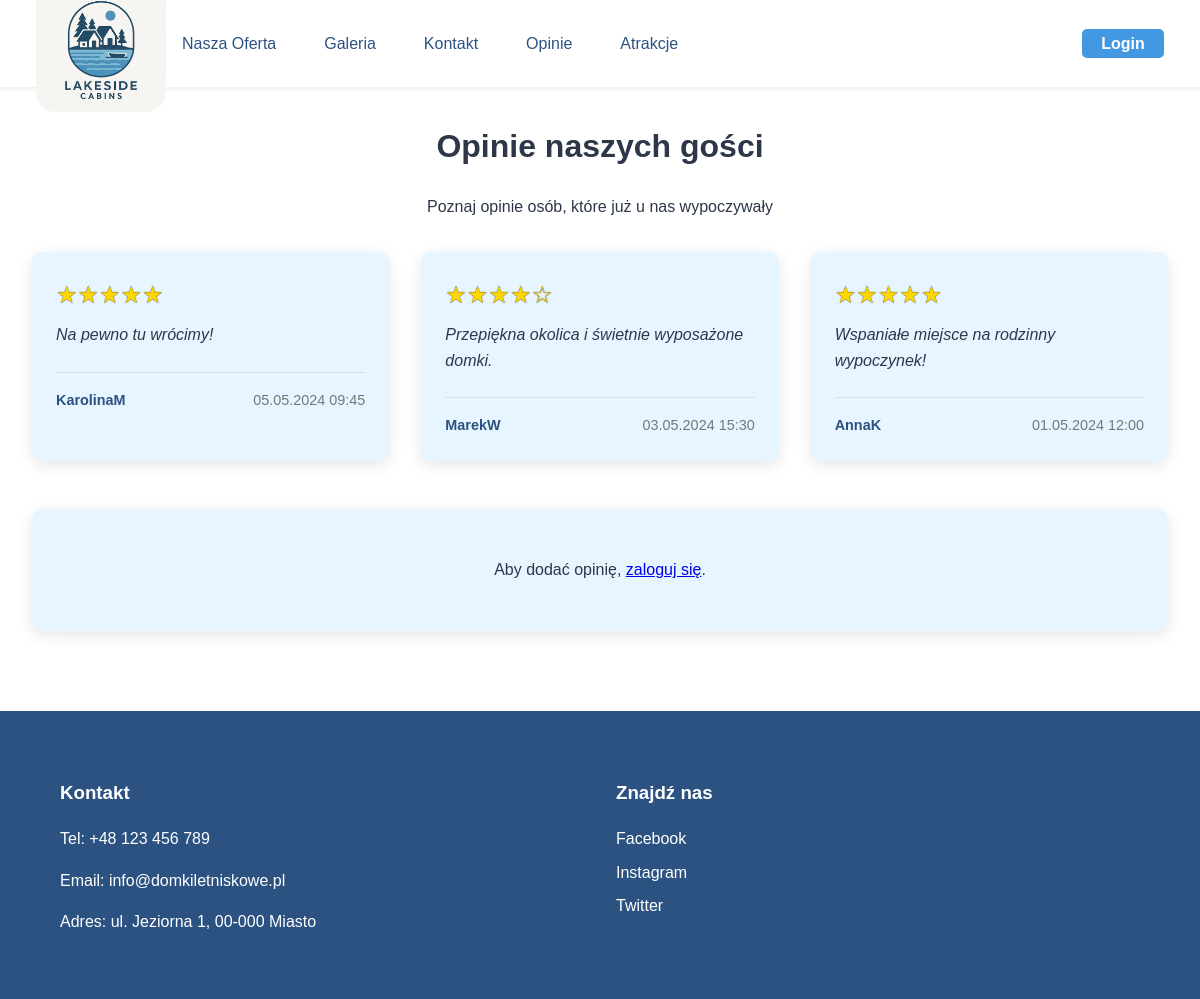
/opinie.php, run on an earlier commit of the app's database.
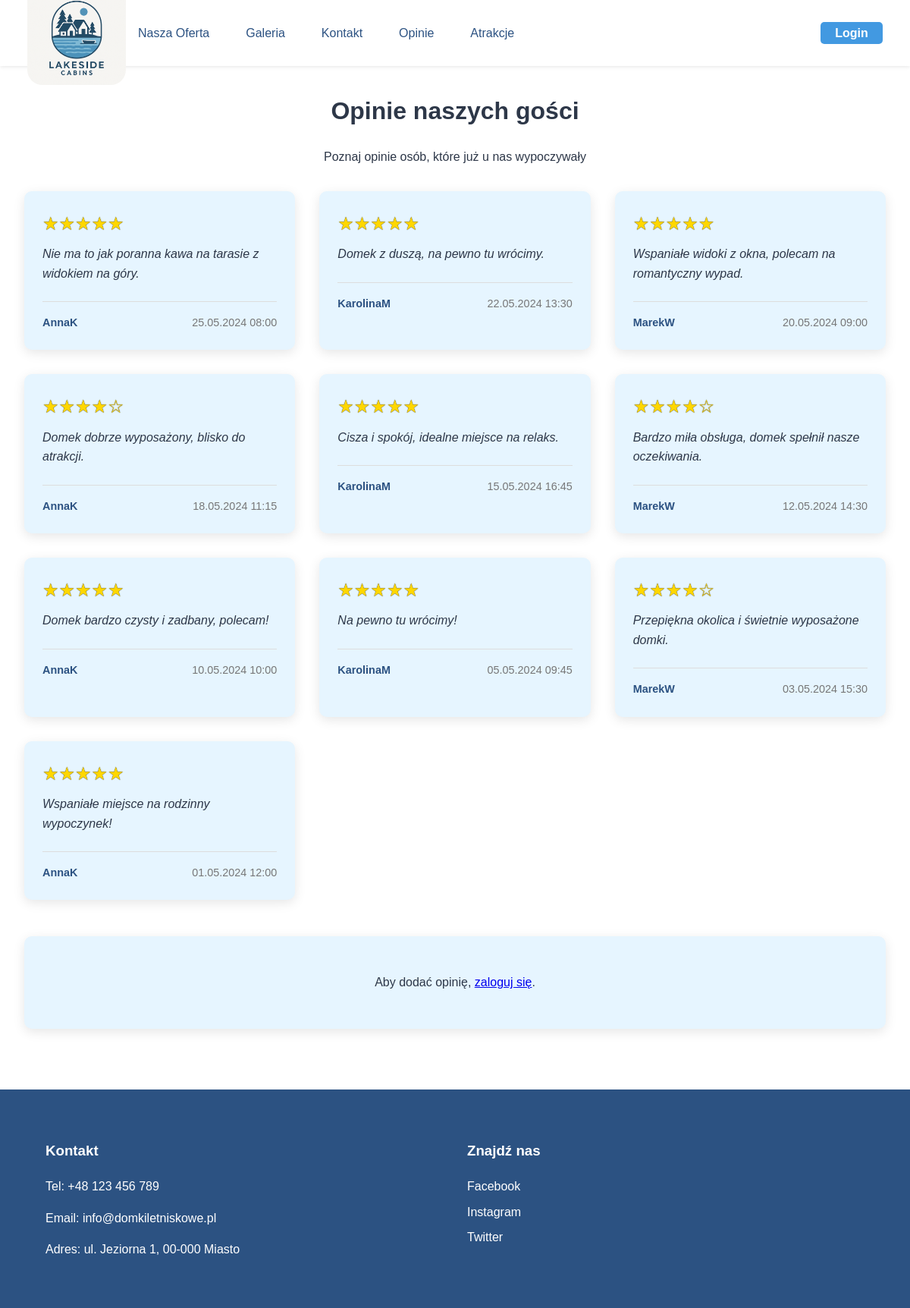
And on a later commit of the database.
### tables this page shows
CREATE TABLE `opinions` (
  `id` int(11) NOT NULL,
  `user_id` int(11) NOT NULL,
  `content` text NOT NULL,
  `rating` int(11) DEFAULT NULL CHECK (`rating` between 1 and 5),
  `created_at` datetime NOT NULL DEFAULT current_timestamp()
);

CREATE TABLE `users` (
  `id` int(11) NOT NULL,
  `username` varchar(50) NOT NULL,
  `email` varchar(100) NOT NULL,
  `password` varchar(255) NOT NULL,
  `role` enum('admin','client') DEFAULT 'client'
);

### opinie.php (the view, shortened to what this page needs)
<?php
$host = 'localhost';
$user = 'root';
$pass = '';
$db   = 'domki_letniskowe';
$conn = mysqli_connect($host, $user, $pass, $db);
$opinie = [];
if ($conn) {
    $sql = "SELECT o.content, o.rating, u.username, u.email, o.id, o.created_at
            FROM opinions o
            JOIN users u ON o.user_id = u.id
            ORDER BY o.id DESC";
    $result = mysqli_query($conn, $sql);
    if ($result) {
        while ($row = mysqli_fetch_assoc($result)) {
            $opinie[] = $row;
        }
    }
}
?>
<!DOCTYPE html>
<html lang="pl">
<head>
    <link rel="stylesheet" href="css/style.css">
</head>
<body>
    <header>
        <a href="index.php"><img src="assets/logo.png" alt="Logo Domki Letniskowe" class="logo"></a>
        <nav>
            <ul>
                <li><a href="oferta.php">Nasza Oferta</a></li>
                <li><a href="galeria.php">Galeria</a></li>
                <li><a href="kontakt.php">Kontakt</a></li>
                <li><a href="opinie.php">Opinie</a></li>
                <li><a href="atrakcje.php">Atrakcje</a></li>
                <?php if(isset($_SESSION['user_id']) && isset($_SESSION['user_email'])): ?>
                <li><a href="admin.php">Panel użytkownika</a></li>
                <li class="login-btn" style="color:var(--primary-color); font-weight:bold; background:none;">
                    Witaj, <?= htmlspecialchars($_SESSION['user_name']) ?>
                </li>
                <li class="login-btn"><a href="logout.php">Wyloguj</a></li>
                <?php else: ?>
                <li class="login-btn"><a href="login.php">Login</a></li>
                <?php endif; ?>
            </ul>
        </nav>
    </header>
    <main style="padding-top: 100px;">
        <h1 style="text-align:center;">Opinie naszych gości</h1>
        <p style="text-align:center;">Poznaj opinie osób, które już u nas wypoczywały</p>
        <div class="opinie-grid">
            <?php foreach($opinie as $opinia): ?>
                <div class="opinia-karta">
                    <div class="gwiazdki">
                        <?php
                        $rating = (int)$opinia['rating'];
                        for ($i = 1; $i <= 5; $i++) {
                            echo $i <= $rating ? '★' : '☆';
                        }
                        ?>
                    </div>
                    <div class="opinia-tekst">
                        <?= htmlspecialchars($opinia['content']) ?>
                    </div>
                    <div class="opinia-meta">
                        <span class="opinia-autor"><?= htmlspecialchars($opinia['username']) ?></span>
                        <span class="opinia-data">
                            <?= date('d.m.Y H:i', strtotime($opinia['created_at'])) ?>
                        </span>
                    </div>
                </div>
            <?php endforeach; ?>
        </div>
        <?php if(isset($_SESSION['user_id'])): ?>
        <div class="dodaj-opinie">
            <h2>Dodaj swoją opinię</h2>
            <?php if(isset($_SESSION['opinia_success'])): ?>
                <div style="color:green;text-align:center;margin-bottom:1rem;">
                    <?= htmlspecialchars($_SESSION['opinia_success']) ?>
                </div>
                <?php unset($_SESSION['opinia_success']); ?>
            <?php endif; ?>
            <?php if(isset($_SESSION['opinia_error'])): ?>
                <div style="color:red;text-align:center;margin-bottom:1rem;">
                    <?= htmlspecialchars($_SESSION['opinia_error']) ?>
                </div>
                <?php unset($_SESSION['opinia_error']); ?>
            <?php endif; ?>
            <form action="dodaj_opinie.php" method="POST">
                <div class="form-group">
                    <label>Ocena</label>
                    <div class="star-rating">
                        <input type="radio" id="star5" name="ocena" value="5" checked>
                        <label for="star5">★</label>
                        <input type="radio" id="star4" name="ocena" value="4">
                        <label for="star4">★</label>
                        <input type="radio" id="star3" name="ocena" value="3">
                        <label for="star3">★</label>
                        <input type="radio" id="star2" name="ocena" value="2">
                        <label for="star2">★</label>
                        <input type="radio" id="star1" name="ocena" value="1">
                        <label for="star1">★</label>
                    </div>
                </div>
                <div class="form-group">
                    <label for="tresc">Twoja opinia</label>
                    <textarea id="tresc" name="tresc" required></textarea>
                </div>
                <button type="submit" class="btn-rezerwuj">Dodaj opinię</button>
            </form>
        </div>
        <?php else: ?>
        <div class="dodaj-opinie" style="text-align:center;">
            <p>Aby dodać opinię, <a href="login.php">zaloguj się</a>.</p>
        </div>
        <?php endif; ?>
    </main>
    <footer>
        <div class="footer-content">
            <div class="kontakt">
                <h3>Kontakt</h3>
                <p>Tel: +48 123 456 789</p>
                <p>Email: info@domkiletniskowe.pl</p>
                <p>Adres: ul. Jeziorna 1, 00-000 Miasto</p>
            </div>
            <div class="social-media">
                <h3>Znajdź nas</h3>
                <a href="#" class="social-link">Facebook</a>
                <a href="#" class="social-link">Instagram</a>
                <a href="#" class="social-link">Twitter</a>
            </div>
        </div>
    </footer>
</body>
</html>

### css/style.css (style rules this page uses)
:root { --primary-color: #2c5282; --secondary-color: #4299e1; --accent-color: #48bb78; --text-color: #2d3748; --light-bg: #e6f5ff; }
body { margin: 0; font-family: 'Arial', sans-serif; color: var(--text-color); line-height: 1.6; }
header { background: white; box-shadow: 0 1px 5px rgba(0,0,0,0.1); padding: 0.7rem 3%; position: fixed; width: 94%; top: 0; z-index: 1000; display: flex; align-items: center; justify-content: space-between; height: 65px; }
.logo { width: 130px; height: auto; }
nav { flex: 1; }
nav ul { display: flex; list-style: none; gap: 1rem; justify-content: flex-end; padding: 0; margin: 0; }
nav a { text-decoration: none; color: var(--primary-color); font-weight: 500; font-size: 1rem; padding: 0.4rem 1rem; border-radius: 3px; transition: all 0.3s ease; }
main { max-width: 1200px; margin: 0 auto; padding: 2rem; }
footer { background: var(--primary-color); color: white; padding: 3rem 5%; }
.footer-content { max-width: 1200px; margin: 0 auto; display: grid; grid-template-columns: repeat(auto-fit, minmax(250px, 1fr)); gap: 2rem; }
.social-link { display: block; color: white; text-decoration: none; margin: 0.5rem 0; transition: color 0.3s ease; }
.logo { padding-top: 15px; border-radius: 20px; }
.login-btn { margin-left: auto; }
.login-btn a { background: var(--secondary-color); color: #fff !important; font-weight: bold; border-radius: 5px; padding: 0.4rem 1.2rem; transition: background 0.3s; }

### opinie.php (style rules this page uses)
.opinie-grid { display: grid; grid-template-columns: repeat(auto-fill, minmax(300px, 1fr)); gap: 2rem; margin: 2rem 0; }
.opinia-karta { background: var(--light-bg); padding: 1.5rem; border-radius: 10px; box-shadow: 0 4px 15px rgba(0,0,0,0.1); }
.opinia-tekst { font-style: italic; margin-bottom: 1rem; line-height: 1.6; }
.opinia-meta { display: flex; justify-content: space-between; align-items: center; border-top: 1px solid #ddd; padding-top: 1rem; margin-top: 1.5rem; font-size: 0.9rem; }
.opinia-autor { font-weight: bold; color: var(--primary-color); }
.opinia-data { color: #777; }
.gwiazdki { color: gold; font-size: 1.5rem; margin-bottom: 0.5rem; text-shadow: 0px 0px 1px #000; }
.dodaj-opinie { background: var(--light-bg); padding: 2rem; border-radius: 10px; box-shadow: 0 4px 15px rgba(0,0,0,0.1); margin: 3rem 0; }

What changed in the data, as far as the page shows it:
added opinions: rating 5 (drawn), content "Nie ma to jak poranna kawa na tarasie z widokiem na góry.", user.username "AnnaK", created_at "25.05.2024 08:00"
added opinions: rating 5 (drawn), content "Domek z duszą, na pewno tu wrócimy.", user.username "KarolinaM", created_at "22.05.2024 13:30"
added opinions: rating 5 (drawn), content "Wspaniałe widoki z okna, polecam na romantyczny wypad.", user.username "MarekW", created_at "20.05.2024 09:00"
added opinions: rating 4 (drawn), content "Domek dobrze wyposażony, blisko do atrakcji.", user.username "AnnaK", created_at "18.05.2024 11:15"
added opinions: rating 5 (drawn), content "Cisza i spokój, idealne miejsce na relaks.", user.username "KarolinaM", created_at "15.05.2024 16:45"
added opinions: rating 4 (drawn), content "Bardzo miła obsługa, domek spełnił nasze oczekiwania.", user.username "MarekW", created_at "12.05.2024 14:30"
added opinions: rating 5 (drawn), content "Domek bardzo czysty i zadbany, polecam!", user.username "AnnaK", created_at "10.05.2024 10:00"
